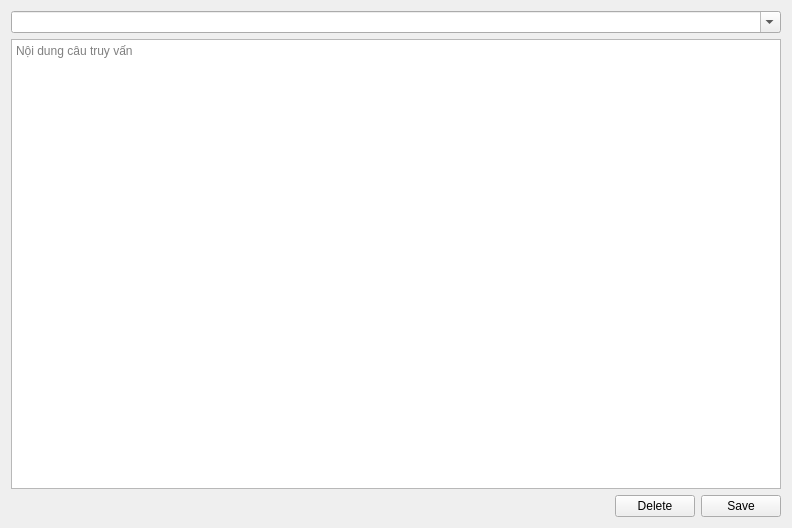
<?xml version="1.0" encoding="UTF-8"?>
<ui version="4.0">
 <class>Form</class>
 <widget class="QWidget" name="Form">
  <property name="geometry">
   <rect>
    <x>0</x>
    <y>0</y>
    <width>792</width>
    <height>528</height>
   </rect>
  </property>
  <property name="windowTitle">
   <string>Form</string>
  </property>
  <layout class="QGridLayout" name="gridLayout_2">
   <item row="0" column="0">
    <layout class="QGridLayout" name="gridLayout">
     <property name="sizeConstraint">
      <enum>QLayout::SizeConstraint::SetDefaultConstraint</enum>
     </property>
     <item row="2" column="0">
      <layout class="QHBoxLayout" name="horizontalLayout">
       <item>
        <spacer name="horizontalSpacer">
         <property name="orientation">
          <enum>Qt::Orientation::Horizontal</enum>
         </property>
         <property name="sizeHint" stdset="0">
          <size>
           <width>40</width>
           <height>20</height>
          </size>
         </property>
        </spacer>
       </item>
       <item>
        <widget class="QPushButton" name="btnDelete">
         <property name="text">
          <string>Delete</string>
         </property>
        </widget>
       </item>
       <item>
        <widget class="QPushButton" name="btnSave">
         <property name="text">
          <string>Save</string>
         </property>
        </widget>
       </item>
      </layout>
     </item>
     <item row="0" column="0">
      <widget class="QComboBox" name="comboBox">
       <property name="sizePolicy">
        <sizepolicy hsizetype="Expanding" vsizetype="Fixed">
         <horstretch>0</horstretch>
         <verstretch>0</verstretch>
        </sizepolicy>
       </property>
       <property name="editable">
        <bool>true</bool>
       </property>
       <property name="placeholderText">
        <string>Chọn/Nhập tên ngắn gọn của câu truy vấn</string>
       </property>
      </widget>
     </item>
     <item row="1" column="0">
      <widget class="QPlainTextEdit" name="plainTextEdit">
       <property name="placeholderText">
        <string>Nội dung câu truy vấn</string>
       </property>
      </widget>
     </item>
    </layout>
   </item>
  </layout>
 </widget>
 <resources/>
 <connections/>
</ui>
